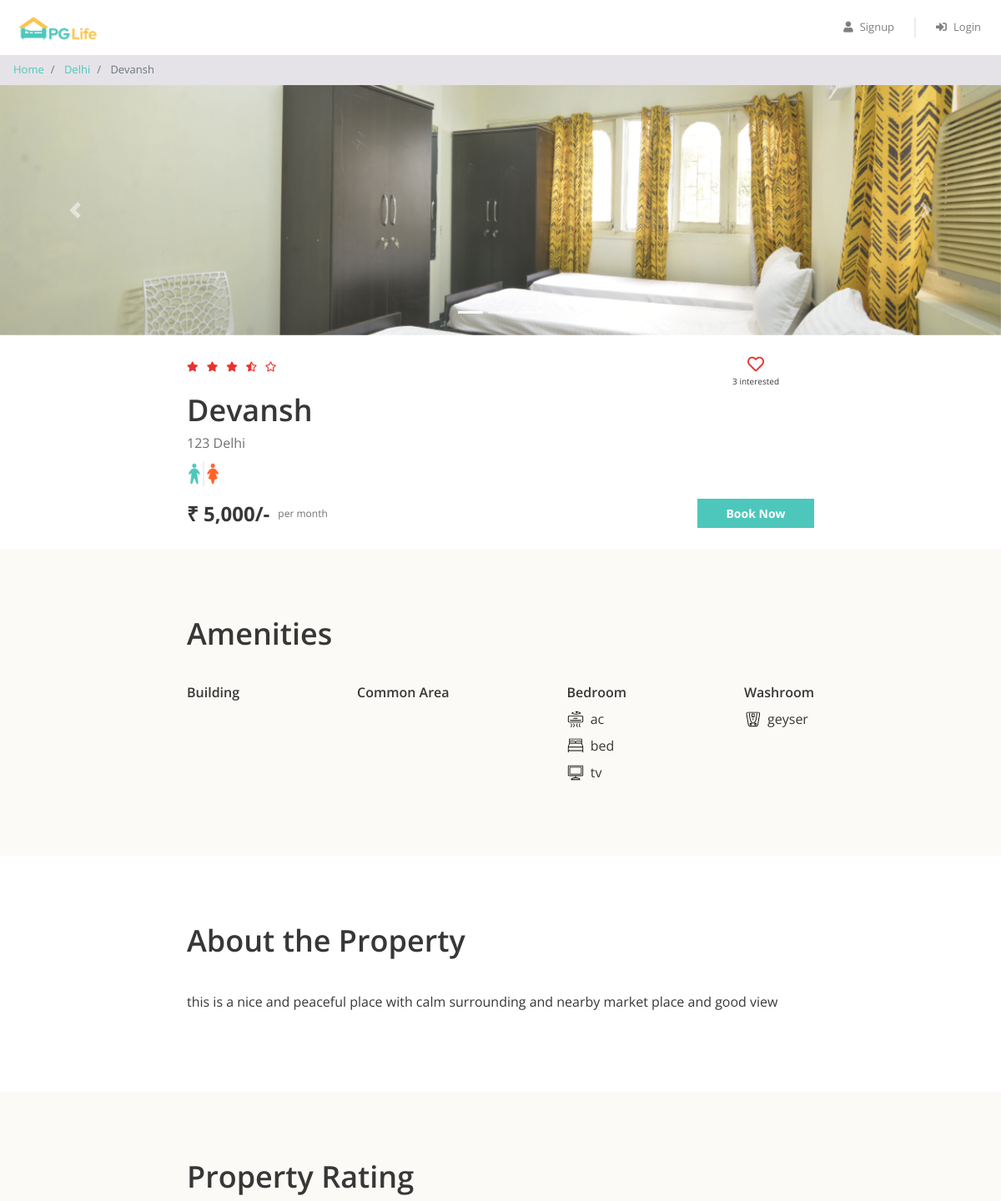
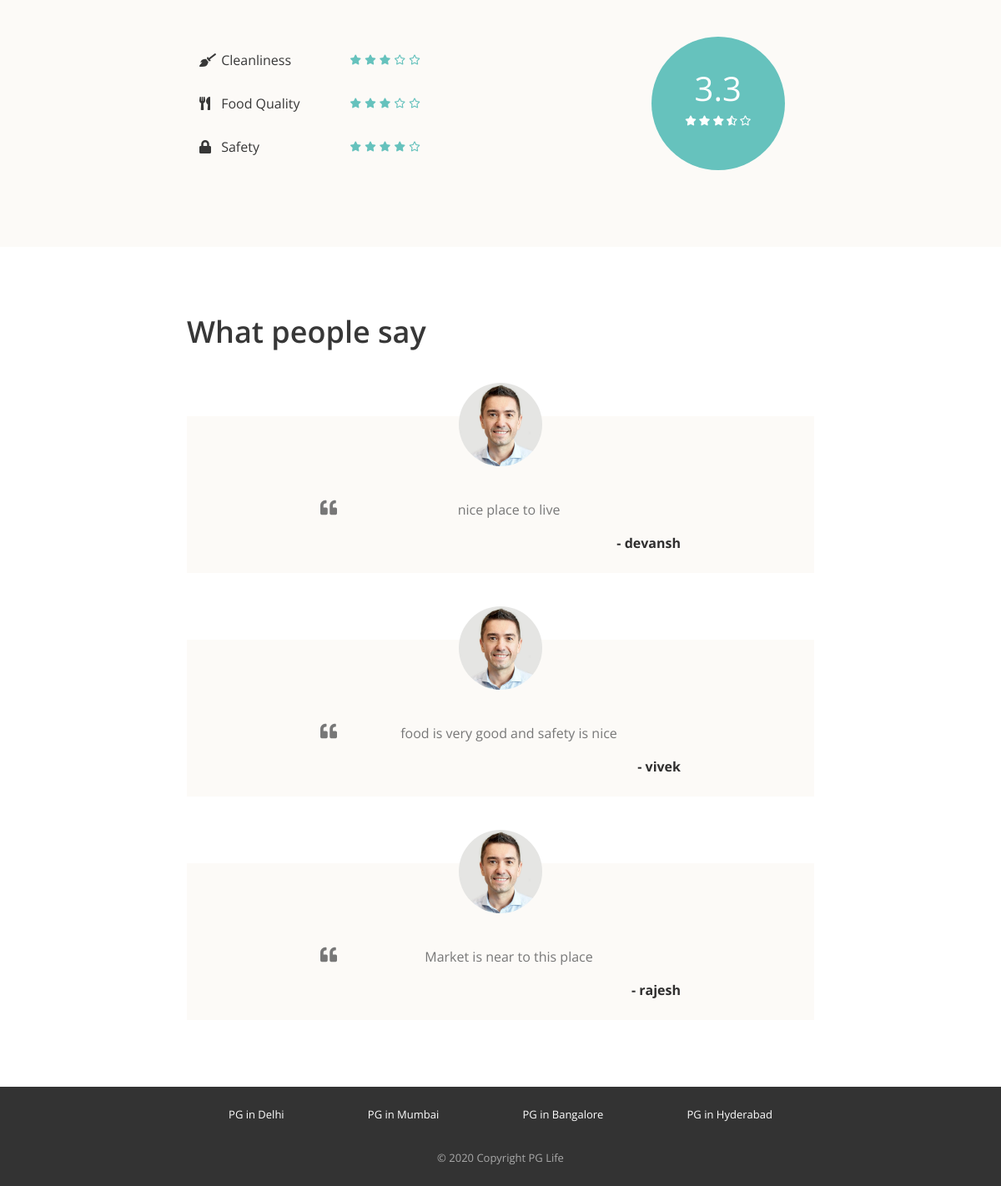
The page /property_detail.php?property_id=1 on the database its author committed (2 pictures, top to bottom).
### tables this page shows
CREATE TABLE `properties` (
  `id` int(11) NOT NULL,
  `city_id` int(11) NOT NULL,
  `rating_clean` int(11) NOT NULL,
  `rating_food` int(11) NOT NULL,
  `rating_safety` int(11) NOT NULL,
  `name` text NOT NULL,
  `address` text NOT NULL,
  `gender` text NOT NULL,
  `rent` int(11) NOT NULL,
  `description` text NOT NULL
);

CREATE TABLE `cities` (
  `id` int(11) NOT NULL,
  `name` text NOT NULL
);

CREATE TABLE `amenities` (
  `id` int(11) NOT NULL,
  `name` text NOT NULL,
  `icon` text NOT NULL,
  `type` text NOT NULL
);

CREATE TABLE `testimonials` (
  `property_id` int(11) NOT NULL,
  `user_name` text NOT NULL,
  `content` text NOT NULL
);

### property_detail.php (the view, shortened to what this page needs)
<?php
require "includes/database_connect.php";
$property_id = $_GET["property_id"];
$sql_1 = "SELECT *, p.id AS property_id, p.name AS property_name, c.name AS city_name
            FROM properties p
            INNER JOIN cities c ON p.city_id = c.id
            WHERE p.id = $property_id";
$result_1 = mysqli_query($conn, $sql_1);
$property = mysqli_fetch_assoc($result_1);
$sql_2 = "SELECT * FROM testimonials WHERE property_id = $property_id";
$result_2 = mysqli_query($conn, $sql_2);
$testimonials = mysqli_fetch_all($result_2, MYSQLI_ASSOC);
$sql_3 = "SELECT a.*
            FROM amenities a
            INNER JOIN properties_amenities pa ON a.id = pa.amenity_id
            WHERE pa.property_id = $property_id";
$result_3 = mysqli_query($conn, $sql_3);
$amenities = mysqli_fetch_all($result_3, MYSQLI_ASSOC);
$sql_4 = "SELECT * FROM interested_users_properties WHERE property_id = $property_id";
$result_4 = mysqli_query($conn, $sql_4);
$interested_users_count = mysqli_num_rows($result_4);
?>
<!DOCTYPE html>
<html lang="en">
<head>
    <?php
    include "includes/head_links.php";
    ?>
    <link href="css/property_detail.css" rel="stylesheet" />
</head>
<body>
    <?php
    include "includes/header.php";
    ?>
    <nav aria-label="breadcrumb">
        <ol class="breadcrumb py-2">
            <li class="breadcrumb-item">
                <a href="index.php">Home</a>
            </li>
            <li class="breadcrumb-item">
                <a href="property_list.php?city=<?= $property['city_name']; ?>"><?= $property['city_name']; ?></a>
            </li>
            <li class="breadcrumb-item active" aria-current="page">
                <?= $property['property_name']; ?>
            </li>
        </ol>
    </nav>
    <div id="property-images" class="carousel slide" data-ride="carousel">
        <ol class="carousel-indicators">
            <?php
            $property_images = glob("img/properties/" . $property['property_id'] . "/*");
            foreach ($property_images as $index => $property_image) {
            ?>
                <li data-target="#property-images" data-slide-to="<?= $index ?>" class="<?= $index == 0 ? "active" : ""; ?>"></li>
            <?php
            }
            ?>
        </ol>
        <div class="carousel-inner">
            <?php
            foreach ($property_images as $index => $property_image) {
            ?>
                <div class="carousel-item <?= $index == 0 ? "active" : ""; ?>">
                    <img class="d-block w-100" src="<?= $property_image ?>" alt="slide">
                </div>
            <?php
            }
            ?>
        </div>
        <a class="carousel-control-prev" href="#property-images" role="button" data-slide="prev">
            <span class="carousel-control-prev-icon" aria-hidden="true"></span>
        </a>
        <a class="carousel-control-next" href="#property-images" role="button" data-slide="next">
            <span class="carousel-control-next-icon" aria-hidden="true"></span>
        </a>
    </div>
    <div class="property-summary page-container">
        <div class="row no-gutters justify-content-between">
            <?php
            $total_rating = ($property['rating_clean'] + $property['rating_food'] + $property['rating_safety']) / 3;
            $total_rating = round($total_rating, 1);
            ?>
            <div class="star-container" title="<?= $total_rating ?>">
                <?php
                $rating = $total_rating;
                for ($i = 0; $i < 5; $i++) {
                    if ($rating >= $i + 0.8) {
                ?>
                        <i class="fas fa-star"></i>
                    <?php
                    } elseif ($rating >= $i + 0.3) {
                    ?>
                        <i class="fas fa-star-half-alt"></i>
                    <?php
                    } else {
                    ?>
                        <i class="far fa-star"></i>
                <?php
                    }
                }
                ?>
            </div>
            <div class="interested-container">
                <?php
                $is_interested = false;
                if ($is_interested) {
                ?>
                    <i class="is-interested-image fas fa-heart"></i>
                <?php
                } else {
                ?>
                    <i class="is-interested-image far fa-heart"></i>
                <?php
                }
                ?>
                <div class="interested-text">
                    <span class="interested-user-count"><?= $interested_users_count ?></span> interested
                </div>
            </div>
        </div>
        <div class="detail-container">
            <div class="property-name"><?= $property['property_name'] ?></div>
            <div class="property-address"><?= $property['address'] ?></div>
            <div class="property-gender">
                <?php
                if ($property['gender'] == "male") {
                ?>
                    <img src="img/male.png">
                <?php
                } elseif ($property['gender'] == "female") {
                ?>
                    <img src="img/female.png">
                <?php
                } else {
                ?>
                    <img src="img/unisex.png">
                <?php
                }
                ?>
            </div>
        </div>
        <div class="row no-gutters">
            <div class="rent-container col-6">
                <div class="rent">₹ <?= number_format($property['rent']) ?>/-</div>
                <div class="rent-unit">per month</div>
            </div>
            <div class="button-container col-6">
                <a href="#" class="btn btn-primary">Book Now</a>
            </div>
        </div>
    </div>
    <div class="property-amenities">
        <div class="page-container">
            <h1>Amenities</h1>
            <div class="row justify-content-between">
                <div class="col-md-auto">
                    <h5>Building</h5>
                </div>
                <div class="col-md-auto">
                    <h5>Common Area</h5>
                </div>
                <div class="col-md-auto">
                    <h5>Bedroom</h5>
                    <?php
                    foreach ($amenities as $amenity) {
                        if ($amenity['type'] == "Bedroom") {
                    ?>
                            <div class="amenity-container">
                                <img src="img/amenities/<?= $amenity['icon'] ?>.svg">
                                <span><?= $amenity['name'] ?></span>
                            </div>
                    <?php
                        }
                    }
                    ?>
                </div>
                <div class="col-md-auto">
                    <h5>Washroom</h5>
                    <?php
                    foreach ($amenities as $amenity) {
                        if ($amenity['type'] == "Washroom") {
                    ?>
                            <div class="amenity-container">
                                <img src="img/amenities/<?= $amenity['icon'] ?>.svg">
                                <span><?= $amenity['name'] ?></span>
                            </div>
                    <?php
                        }
                    }
                    ?>
                </div>
            </div>
        </div>
    </div>
    <div class="property-about page-container">
        <h1>About the Property</h1>
        <p><?= $property['description'] ?></p>
    </div>
    <div class="property-rating">
        <div class="page-container">
            <h1>Property Rating</h1>
            <div class="row align-items-center justify-content-between">
                <div class="col-md-6">
                    <div class="rating-criteria row">
                        <div class="col-6">
                            <i class="rating-criteria-icon fas fa-broom"></i>
                            <span class="rating-criteria-text">Cleanliness</span>
                        </div>
                        <div class="rating-criteria-star-container col-6" title="<?= $property['rating_clean'] ?>">
                            <?php
                            $rating = $property['rating_clean'];
                            for ($i = 0; $i < 5; $i++) {
                                if ($rating >= $i + 0.8) {
                            ?>
                                    <i class="fas fa-star"></i>
                                <?php
                                } elseif ($rating >= $i + 0.3) {
                                ?>
                                    <i class="fas fa-star-half-alt"></i>
                                <?php
                                } else {
                                ?>
                                    <i class="far fa-star"></i>
                            <?php
                                }
                            }
                            ?>
                        </div>
                    </div>
                    <div class="rating-criteria row">
                        <div class="col-6">
                            <i class="rating-criteria-icon fas fa-utensils"></i>
                            <span class="rating-criteria-text">Food Quality</span>
                        </div>
                        <div class="rating-criteria-star-container col-6" title="<?= $property['rating_food'] ?>">
                            <?php
                            $rating = $property['rating_food'];
                            for ($i = 0; $i < 5; $i++) {
                                if ($rating >= $i + 0.8) {
                            ?>
                                    <i class="fas fa-star"></i>
                                <?php
                                } elseif ($rating >= $i + 0.3) {
                                ?>
                                    <i class="fas fa-star-half-alt"></i>
                                <?php
                                } else {
                                ?>
                                    <i class="far fa-star"></i>
                            <?php
                                }
                            }
                            ?>
                        </div>
                    </div>
                    <div class="rating-criteria row">
                        <div class="col-6">
                            <i class="rating-criteria-icon fa fa-lock"></i>
                            <span class="rating-criteria-text">Safety</span>
                        </div>
                        <div class="rating-criteria-star-container col-6" title="<?= $property['rating_safety'] ?>">
                            <?php
                            $rating = $property['rating_safety'];
                            for ($i = 0; $i < 5; $i++) {
                                if ($rating >= $i + 0.8) {
                            ?>
                                    <i class="fas fa-star"></i>
                                <?php
                                } elseif ($rating >= $i + 0.3) {
                                ?>
                                    <i class="fas fa-star-half-alt"></i>
                                <?php
                                } else {
                                ?>
                                    <i class="far fa-star"></i>
                            <?php
                                }
                            }
                            ?>
                        </div>
                    </div>
                </div>
                <div class="col-md-4">
                    <div class="rating-circle">
                        <?php
                        $total_rating = ($property['rating_clean'] + $property['rating_food'] + $property['rating_safety']) / 3;
                        $total_rating = round($total_rating, 1);
                        ?>
                        <div class="total-rating"><?= $total_rating ?></div>
                        <div class="rating-circle-star-container">
                            <?php
                            $rating = $total_rating;
                            for ($i = 0; $i < 5; $i++) {
                                if ($rating >= $i + 0.8) {
                            ?>
                                    <i class="fas fa-star"></i>
                                <?php
                                } elseif ($rating >= $i + 0.3) {
                                ?>
                                    <i class="fas fa-star-half-alt"></i>
                                <?php
                                } else {
                                ?>
                                    <i class="far fa-star"></i>
                            <?php
                                }
                            }
                            ?>
                        </div>
                    </div>
                </div>
            </div>
        </div>
    </div>
    <div class="property-testimonials page-container">
        <h1>What people say</h1>
        <?php
        foreach ($testimonials as $testimonial) {
        ?>
            <div class="testimonial-block">
                <div class="testimonial-image-container">
                    <img class="testimonial-img" src="img/man.png">
                </div>
                <div class="testimonial-text">
                    <i class="fa fa-quote-left" aria-hidden="true"></i>
                    <p><?= $testimonial['content'] ?></p>
                </div>
                <div class="testimonial-name">- <?= $testimonial['user_name'] ?></div>
            </div>
        <?php
        }
        ?>
    </div>
    <?php
    include "includes/footer.php";
    ?>
</body>
</html>

### rows shown on the page
properties: city.name "Delhi", name "Devansh", address "123 Delhi", rent "5,000", description "this is a nice and peaceful place with calm surrounding and nearby market place and good view", total_rating "3.3"
amenities: shows a picture, name "ac"
amenities: shows a picture, name "bed"
amenities: shows a picture, name "tv"
amenities: icon (picture), name "geyser"
testimonials: content "nice place to live", user_name "devansh"
testimonials: content "food is very good and safety is nice", user_name "vivek"
testimonials: content "Market is near to this place", user_name "rajesh"

### other values the page prints
$interested_users_count "3"
